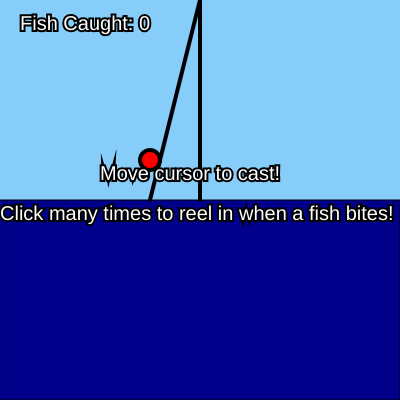
Frame 1 (no input)
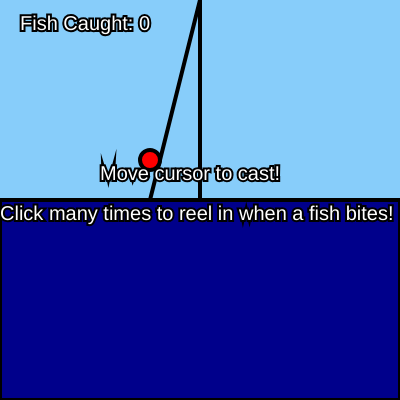
Frame 60 (no input)
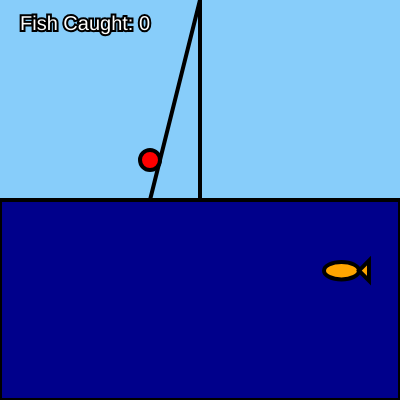
Frame 120 (the mouse pressed at the canvas centre since frame 60)

The p5.js sketch that drew these frames (run headless with seeded random() and noise() and a simulated clock; from frame 60 on, the mouse is pressed at the canvas centre):

// p5.js sketch
// ── sketch.js
//fishing rod positions
let fishingRodX;
let fishingLineY;
//store fish object
let fish;
//number of fish caught
let fishCaught = 0;
//game info
let catchThreshold;
let clicks = 0;
let gameState = "pause";
 // time when the fish meets the line
let stopTime = 0;

function setup() {
  createCanvas(400, 400);
  fishingRodX = width / 2;
  fishingLineY = height / 2;
  fish = new Fish();
  // Set a new catch threshold between 1 and 5
  catchThreshold = random(1, 5);
}

function draw() {
  //create bg
  background(135, 205, 250);
  fill(0, 0, 139);
  rect(0, height / 2, width, height / 2);

  //create rod and line
  stroke(0);
  strokeWeight(4);
  line(fishingRodX, 0, fishingRodX, height / 2);
  line(fishingRodX, height / 2, fishingRodX, fishingLineY);
  stroke(0);
  strokeWeight(4);
  line(fishingRodX, 0, fishingRodX - 50, height / 2); 
  fill("red");
  circle(fishingRodX - 50, 160, 20);
// check if the game is in fishing state
  if (gameState === "fishing") {
    fishingLineY = constrain(mouseY, height / 2, height);
  }
  fish.display();
  fish.move();

  // Check if the fishing line meets the fish
  if (
    gameState === "fishing" &&
    dist(fishingRodX, fishingLineY, fish.x, fish.y) < 20
  ) {
    fill(255);
    textSize(20);
    text(`Click: ${catchThreshold} times!`, width / 2 - 100, height / 2 - 20);

    // Stop the fish for 2 seconds when meeting the line
    if (stopTime === 0) {
      stopTime = millis();
      fish.stop();
    } else if (millis() - stopTime >= 1) {
      fish.resume();
      stopTime = 0;
    }
  }

  //game info
  fill(255);
  textSize(20);
  text(`Fish Caught: ${fishCaught}`, 20, 30);

  //instructions @ pause
  if (gameState === "pause") {
    text("Move cursor to cast!", width / 2 - 100, height / 2 - 20);
    text(
      "Click many times to reel in when a fish bites!",
      width / 2 - 200,
      height / 2 + 20
    );
  } else if (gameState === "caught") {
    text("Caught!", width / 2 - 80, height / 2 - 20);
  }
}

function mousePressed() {
  if (gameState === "pause") {
    gameState = "fishing";
    fishingLineY = height / 2;
    // Reset clicks when starting to fish
    clicks = 0;
    // Set a new catch threshold between 1 and 5
    catchThreshold = int(random(1, 5));
  } else if (gameState === "fishing") {
    clicks++;
    if (
      dist(fishingRodX, fishingLineY, fish.x, fish.y) < 20 &&
      clicks >= catchThreshold
    ) {
      gameState = "caught";
      fishCaught++;
      fish.reset();
      // Reset clicks after catching a fish
      clicks = 0;
    }
  } else if (gameState === "caught") {
    gameState = "pause";
  }
}
//indicate fish movement
class Fish {
  constructor() {
    this.reset();
    this.isStopped = false;
  }
//fish resets when caught
  reset() {
    this.x = random(width,width*1.5);
    this.y = random(height / 2 + 50, height - 50);
    this.size = random(20, 40);
    this.speed = random(1, 3);
    this.isStopped = false;
  }
//fish display
  display() {
    fill(255, 165, 0); 
    ellipse(this.x, this.y, this.size, this.size / 2);
    triangle(
      this.x + this.size / 2,
      this.y,
      this.x + this.size / 2 + 10,
      this.y - 10,
      this.x + this.size / 2 + 10,
      this.y + 10
    );
  }
// fish movement and reset location
  move() {
    if (!this.isStopped) {
      this.x -= this.speed;
      if (this.x < -this.size) {
        this.reset();
      }
    }
  }

  stop() {
    this.isStopped = true;
  }

  resume() {
    this.isStopped = false;
  }
}
